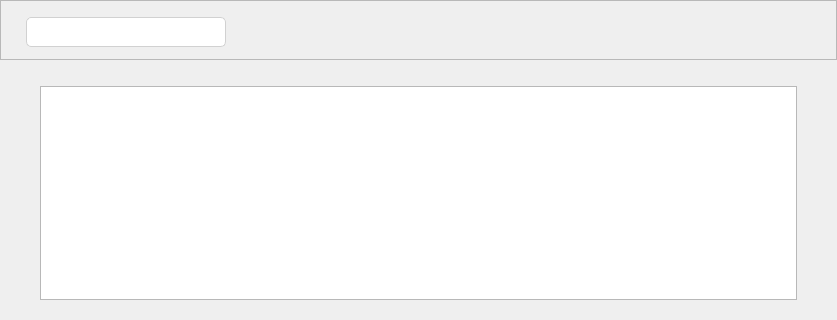
<?xml version="1.0" encoding="UTF-8"?>
<ui version="4.0">
 <class>UserSelections</class>
 <widget class="QWidget" name="UserSelections">
  <property name="geometry">
   <rect>
    <x>0</x>
    <y>0</y>
    <width>837</width>
    <height>320</height>
   </rect>
  </property>
  <property name="mouseTracking">
   <bool>true</bool>
  </property>
  <property name="focusPolicy">
   <enum>Qt::ClickFocus</enum>
  </property>
  <property name="windowTitle">
   <string>Selections</string>
  </property>
  <property name="windowIcon">
   <iconset>
    <normaloff>:/images/st_icon.png</normaloff>:/images/st_icon.png</iconset>
  </property>
  <layout class="QVBoxLayout" name="verticalLayout">
   <property name="leftMargin">
    <number>0</number>
   </property>
   <property name="topMargin">
    <number>0</number>
   </property>
   <property name="rightMargin">
    <number>0</number>
   </property>
   <property name="bottomMargin">
    <number>0</number>
   </property>
   <item>
    <widget class="QWidget" name="userSelectionsPageWidget" native="true">
     <property name="styleSheet">
      <string notr="true"/>
     </property>
     <layout class="QVBoxLayout" name="verticalLayout_2">
      <property name="leftMargin">
       <number>0</number>
      </property>
      <property name="topMargin">
       <number>0</number>
      </property>
      <property name="rightMargin">
       <number>0</number>
      </property>
      <property name="bottomMargin">
       <number>0</number>
      </property>
      <item>
       <widget class="QFrame" name="frame">
        <property name="minimumSize">
         <size>
          <width>0</width>
          <height>60</height>
         </size>
        </property>
        <property name="maximumSize">
         <size>
          <width>16777215</width>
          <height>60</height>
         </size>
        </property>
        <property name="mouseTracking">
         <bool>false</bool>
        </property>
        <property name="focusPolicy">
         <enum>Qt::NoFocus</enum>
        </property>
        <property name="toolTip">
         <string/>
        </property>
        <property name="statusTip">
         <string/>
        </property>
        <property name="styleSheet">
         <string notr="true"/>
        </property>
        <property name="frameShape">
         <enum>QFrame::StyledPanel</enum>
        </property>
        <property name="frameShadow">
         <enum>QFrame::Sunken</enum>
        </property>
        <property name="lineWidth">
         <number>0</number>
        </property>
        <layout class="QHBoxLayout" name="horizontalLayout">
         <property name="spacing">
          <number>20</number>
         </property>
         <property name="leftMargin">
          <number>5</number>
         </property>
         <property name="topMargin">
          <number>0</number>
         </property>
         <property name="rightMargin">
          <number>20</number>
         </property>
         <property name="bottomMargin">
          <number>0</number>
         </property>
         <item>
          <spacer name="horizontalSpacer_5">
           <property name="orientation">
            <enum>Qt::Horizontal</enum>
           </property>
           <property name="sizeType">
            <enum>QSizePolicy::Fixed</enum>
           </property>
           <property name="sizeHint" stdset="0">
            <size>
             <width>20</width>
             <height>20</height>
            </size>
           </property>
          </spacer>
         </item>
         <item>
          <widget class="QLineEdit" name="filterLineEdit">
           <property name="sizePolicy">
            <sizepolicy hsizetype="Fixed" vsizetype="Fixed">
             <horstretch>0</horstretch>
             <verstretch>0</verstretch>
            </sizepolicy>
           </property>
           <property name="minimumSize">
            <size>
             <width>200</width>
             <height>30</height>
            </size>
           </property>
           <property name="maximumSize">
            <size>
             <width>250</width>
             <height>25</height>
            </size>
           </property>
           <property name="mouseTracking">
            <bool>false</bool>
           </property>
           <property name="focusPolicy">
            <enum>Qt::ClickFocus</enum>
           </property>
           <property name="contextMenuPolicy">
            <enum>Qt::DefaultContextMenu</enum>
           </property>
           <property name="acceptDrops">
            <bool>false</bool>
           </property>
           <property name="toolTip">
            <string>Search for a dataset</string>
           </property>
           <property name="statusTip">
            <string>Search for a dataset</string>
           </property>
           <property name="whatsThis">
            <string>Search for a dataset</string>
           </property>
           <property name="styleSheet">
            <string notr="true">border: 1px solid rgb(209, 209, 209); 
border-radius: 5px; 
background-color: rgb(255, 255, 255); 
selection-background-color: darkgray;</string>
           </property>
           <property name="clearButtonEnabled">
            <bool>true</bool>
           </property>
          </widget>
         </item>
         <item>
          <spacer name="horizontalSpacer">
           <property name="orientation">
            <enum>Qt::Horizontal</enum>
           </property>
           <property name="sizeHint" stdset="0">
            <size>
             <width>40</width>
             <height>20</height>
            </size>
           </property>
          </spacer>
         </item>
         <item>
          <widget class="QPushButton" name="showSpots">
           <property name="minimumSize">
            <size>
             <width>35</width>
             <height>35</height>
            </size>
           </property>
           <property name="maximumSize">
            <size>
             <width>35</width>
             <height>35</height>
            </size>
           </property>
           <property name="cursor">
            <cursorShape>PointingHandCursor</cursorShape>
           </property>
           <property name="mouseTracking">
            <bool>true</bool>
           </property>
           <property name="toolTip">
            <string>Show the selected spots</string>
           </property>
           <property name="statusTip">
            <string>Show the selected spots</string>
           </property>
           <property name="text">
            <string/>
           </property>
           <property name="icon">
            <iconset>
             <normaloff>:/images/show_spots.png</normaloff>:/images/show_spots.png</iconset>
           </property>
           <property name="iconSize">
            <size>
             <width>35</width>
             <height>35</height>
            </size>
           </property>
           <property name="flat">
            <bool>true</bool>
           </property>
          </widget>
         </item>
         <item>
          <widget class="QPushButton" name="showGenes">
           <property name="minimumSize">
            <size>
             <width>35</width>
             <height>35</height>
            </size>
           </property>
           <property name="maximumSize">
            <size>
             <width>35</width>
             <height>35</height>
            </size>
           </property>
           <property name="cursor">
            <cursorShape>PointingHandCursor</cursorShape>
           </property>
           <property name="mouseTracking">
            <bool>true</bool>
           </property>
           <property name="toolTip">
            <string>Show genes in a table</string>
           </property>
           <property name="statusTip">
            <string>Show genes in a table</string>
           </property>
           <property name="text">
            <string/>
           </property>
           <property name="icon">
            <iconset>
             <normaloff>:/images/show_genes.png</normaloff>:/images/show_genes.png</iconset>
           </property>
           <property name="iconSize">
            <size>
             <width>35</width>
             <height>35</height>
            </size>
           </property>
           <property name="flat">
            <bool>true</bool>
           </property>
          </widget>
         </item>
         <item>
          <widget class="QPushButton" name="qcAnalysis">
           <property name="minimumSize">
            <size>
             <width>35</width>
             <height>35</height>
            </size>
           </property>
           <property name="maximumSize">
            <size>
             <width>35</width>
             <height>35</height>
            </size>
           </property>
           <property name="cursor">
            <cursorShape>PointingHandCursor</cursorShape>
           </property>
           <property name="mouseTracking">
            <bool>true</bool>
           </property>
           <property name="toolTip">
            <string>Shows the QC stats of the selection</string>
           </property>
           <property name="statusTip">
            <string>Shows the QC stats of the selection</string>
           </property>
           <property name="text">
            <string/>
           </property>
           <property name="icon">
            <iconset>
             <normaloff>:/images/histogram2.png</normaloff>:/images/histogram2.png</iconset>
           </property>
           <property name="iconSize">
            <size>
             <width>35</width>
             <height>35</height>
            </size>
           </property>
           <property name="flat">
            <bool>true</bool>
           </property>
          </widget>
         </item>
         <item>
          <widget class="QPushButton" name="scatter">
           <property name="minimumSize">
            <size>
             <width>35</width>
             <height>35</height>
            </size>
           </property>
           <property name="maximumSize">
            <size>
             <width>35</width>
             <height>35</height>
            </size>
           </property>
           <property name="cursor">
            <cursorShape>PointingHandCursor</cursorShape>
           </property>
           <property name="mouseTracking">
            <bool>true</bool>
           </property>
           <property name="toolTip">
            <string>Show a scatter plot of reads and genes</string>
           </property>
           <property name="statusTip">
            <string>Show a scatter plot of reads and genes</string>
           </property>
           <property name="text">
            <string/>
           </property>
           <property name="icon">
            <iconset>
             <normaloff>:/images/scatter.png</normaloff>:/images/scatter.png</iconset>
           </property>
           <property name="iconSize">
            <size>
             <width>35</width>
             <height>35</height>
            </size>
           </property>
           <property name="flat">
            <bool>true</bool>
           </property>
          </widget>
         </item>
         <item>
          <widget class="QPushButton" name="correlationAnalysis">
           <property name="minimumSize">
            <size>
             <width>35</width>
             <height>35</height>
            </size>
           </property>
           <property name="maximumSize">
            <size>
             <width>35</width>
             <height>35</height>
            </size>
           </property>
           <property name="cursor">
            <cursorShape>PointingHandCursor</cursorShape>
           </property>
           <property name="mouseTracking">
            <bool>true</bool>
           </property>
           <property name="toolTip">
            <string>Perform a correlation analysi</string>
           </property>
           <property name="statusTip">
            <string>Perform a correlation analysi</string>
           </property>
           <property name="text">
            <string/>
           </property>
           <property name="icon">
            <iconset>
             <normaloff>:/images/correlation.png</normaloff>:/images/correlation.png</iconset>
           </property>
           <property name="iconSize">
            <size>
             <width>35</width>
             <height>35</height>
            </size>
           </property>
           <property name="flat">
            <bool>true</bool>
           </property>
          </widget>
         </item>
         <item>
          <widget class="QPushButton" name="ddaAnalysis">
           <property name="minimumSize">
            <size>
             <width>35</width>
             <height>35</height>
            </size>
           </property>
           <property name="maximumSize">
            <size>
             <width>35</width>
             <height>35</height>
            </size>
           </property>
           <property name="cursor">
            <cursorShape>PointingHandCursor</cursorShape>
           </property>
           <property name="mouseTracking">
            <bool>true</bool>
           </property>
           <property name="toolTip">
            <string>Perform a Differential Expression analysis</string>
           </property>
           <property name="statusTip">
            <string>Perform a Differential Expression analysis</string>
           </property>
           <property name="icon">
            <iconset>
             <normaloff>:/images/DEA.png</normaloff>:/images/DEA.png</iconset>
           </property>
           <property name="iconSize">
            <size>
             <width>35</width>
             <height>35</height>
            </size>
           </property>
           <property name="flat">
            <bool>true</bool>
           </property>
          </widget>
         </item>
         <item>
          <widget class="QPushButton" name="importSelection">
           <property name="minimumSize">
            <size>
             <width>35</width>
             <height>35</height>
            </size>
           </property>
           <property name="maximumSize">
            <size>
             <width>35</width>
             <height>35</height>
            </size>
           </property>
           <property name="cursor">
            <cursorShape>PointingHandCursor</cursorShape>
           </property>
           <property name="mouseTracking">
            <bool>true</bool>
           </property>
           <property name="toolTip">
            <string>Import a selection from a file</string>
           </property>
           <property name="statusTip">
            <string>Import a selection from a file</string>
           </property>
           <property name="text">
            <string/>
           </property>
           <property name="icon">
            <iconset>
             <normaloff>:/images/open.png</normaloff>:/images/open.png</iconset>
           </property>
           <property name="iconSize">
            <size>
             <width>35</width>
             <height>35</height>
            </size>
           </property>
           <property name="flat">
            <bool>true</bool>
           </property>
          </widget>
         </item>
         <item>
          <widget class="QPushButton" name="exportSelection">
           <property name="minimumSize">
            <size>
             <width>35</width>
             <height>35</height>
            </size>
           </property>
           <property name="maximumSize">
            <size>
             <width>35</width>
             <height>35</height>
            </size>
           </property>
           <property name="cursor">
            <cursorShape>PointingHandCursor</cursorShape>
           </property>
           <property name="mouseTracking">
            <bool>true</bool>
           </property>
           <property name="toolTip">
            <string>Export the selected selections</string>
           </property>
           <property name="statusTip">
            <string>Export the selected selections</string>
           </property>
           <property name="text">
            <string/>
           </property>
           <property name="icon">
            <iconset>
             <normaloff>:/images/export.png</normaloff>:/images/export.png</iconset>
           </property>
           <property name="iconSize">
            <size>
             <width>35</width>
             <height>35</height>
            </size>
           </property>
           <property name="flat">
            <bool>true</bool>
           </property>
          </widget>
         </item>
         <item>
          <widget class="QPushButton" name="editSelection">
           <property name="minimumSize">
            <size>
             <width>35</width>
             <height>35</height>
            </size>
           </property>
           <property name="maximumSize">
            <size>
             <width>35</width>
             <height>35</height>
            </size>
           </property>
           <property name="cursor">
            <cursorShape>PointingHandCursor</cursorShape>
           </property>
           <property name="mouseTracking">
            <bool>true</bool>
           </property>
           <property name="toolTip">
            <string>Edit the current selection</string>
           </property>
           <property name="statusTip">
            <string>Edit the current selection</string>
           </property>
           <property name="text">
            <string/>
           </property>
           <property name="icon">
            <iconset>
             <normaloff>:/images/edit.png</normaloff>:/images/edit.png</iconset>
           </property>
           <property name="iconSize">
            <size>
             <width>35</width>
             <height>35</height>
            </size>
           </property>
           <property name="flat">
            <bool>true</bool>
           </property>
          </widget>
         </item>
         <item>
          <widget class="QPushButton" name="removeSelection">
           <property name="minimumSize">
            <size>
             <width>35</width>
             <height>35</height>
            </size>
           </property>
           <property name="maximumSize">
            <size>
             <width>35</width>
             <height>35</height>
            </size>
           </property>
           <property name="cursor">
            <cursorShape>PointingHandCursor</cursorShape>
           </property>
           <property name="mouseTracking">
            <bool>true</bool>
           </property>
           <property name="toolTip">
            <string>Remove the selected selections</string>
           </property>
           <property name="statusTip">
            <string>Remove the selected selections</string>
           </property>
           <property name="text">
            <string/>
           </property>
           <property name="icon">
            <iconset>
             <normaloff>:/images/delete.png</normaloff>:/images/delete.png</iconset>
           </property>
           <property name="iconSize">
            <size>
             <width>35</width>
             <height>35</height>
            </size>
           </property>
           <property name="flat">
            <bool>true</bool>
           </property>
          </widget>
         </item>
         <item>
          <spacer name="horizontalSpacer_4">
           <property name="orientation">
            <enum>Qt::Horizontal</enum>
           </property>
           <property name="sizeType">
            <enum>QSizePolicy::Minimum</enum>
           </property>
           <property name="sizeHint" stdset="0">
            <size>
             <width>20</width>
             <height>20</height>
            </size>
           </property>
          </spacer>
         </item>
        </layout>
       </widget>
      </item>
      <item>
       <spacer name="verticalSpacer">
        <property name="orientation">
         <enum>Qt::Vertical</enum>
        </property>
        <property name="sizeType">
         <enum>QSizePolicy::Fixed</enum>
        </property>
        <property name="sizeHint" stdset="0">
         <size>
          <width>40</width>
          <height>20</height>
         </size>
        </property>
       </spacer>
      </item>
      <item>
       <layout class="QHBoxLayout" name="horizontalLayout_4">
        <item>
         <spacer name="horizontalSpacer_2">
          <property name="orientation">
           <enum>Qt::Horizontal</enum>
          </property>
          <property name="sizeType">
           <enum>QSizePolicy::Fixed</enum>
          </property>
          <property name="sizeHint" stdset="0">
           <size>
            <width>40</width>
            <height>20</height>
           </size>
          </property>
         </spacer>
        </item>
        <item>
         <widget class="UserSelectionTableView" name="selections_tableView">
          <property name="mouseTracking">
           <bool>false</bool>
          </property>
          <property name="focusPolicy">
           <enum>Qt::TabFocus</enum>
          </property>
          <property name="toolTip">
           <string>Perform analysis</string>
          </property>
          <property name="statusTip">
           <string>Perform analysis</string>
          </property>
          <property name="showDropIndicator" stdset="0">
           <bool>false</bool>
          </property>
          <property name="dragDropOverwriteMode">
           <bool>false</bool>
          </property>
          <property name="gridStyle">
           <enum>Qt::SolidLine</enum>
          </property>
          <property name="sortingEnabled">
           <bool>true</bool>
          </property>
          <property name="cornerButtonEnabled">
           <bool>false</bool>
          </property>
         </widget>
        </item>
        <item>
         <spacer name="horizontalSpacer_3">
          <property name="orientation">
           <enum>Qt::Horizontal</enum>
          </property>
          <property name="sizeType">
           <enum>QSizePolicy::Fixed</enum>
          </property>
          <property name="sizeHint" stdset="0">
           <size>
            <width>40</width>
            <height>20</height>
           </size>
          </property>
         </spacer>
        </item>
       </layout>
      </item>
      <item>
       <spacer name="verticalSpacer_2">
        <property name="orientation">
         <enum>Qt::Vertical</enum>
        </property>
        <property name="sizeType">
         <enum>QSizePolicy::Fixed</enum>
        </property>
        <property name="sizeHint" stdset="0">
         <size>
          <width>40</width>
          <height>20</height>
         </size>
        </property>
       </spacer>
      </item>
     </layout>
    </widget>
   </item>
  </layout>
 </widget>
 <customwidgets>
  <customwidget>
   <class>UserSelectionTableView</class>
   <extends>QTableView</extends>
   <header>viewTables/UserSelectionTableView.h</header>
  </customwidget>
 </customwidgets>
 <resources>
  <include location="../../../build-st_viewer-Desktop_Qt_5_9_2_clang_64bit-Debug/application.qrc"/>
 </resources>
 <connections/>
</ui>
